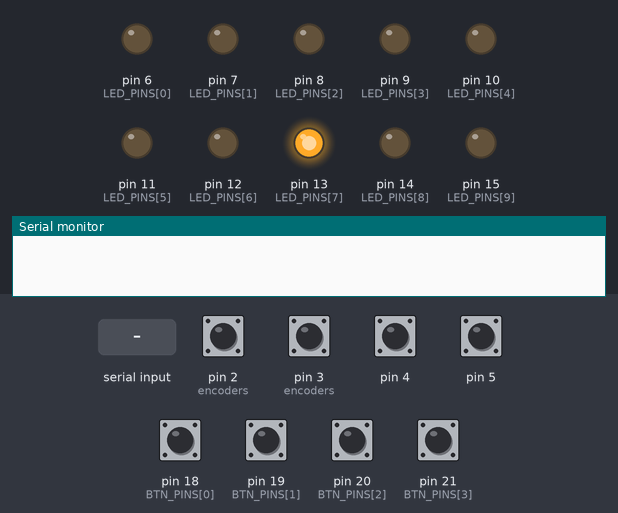
A sketch run on a simulated Arduino Leonardo, built with avr-gcc and run on an emulated ATmega32U4. Shown: output pins drawn as LEDs (lit = HIGH), the last lines printed to the serial monitor. The test bench sets the inputs (shaded band); at power-on: pin 2 (encoders), pin 3 (encoders), pin 4, pin 5, pin 18 (BTN_PINS[0]), pin 19 (BTN_PINS[1]), pin 20 (BTN_PINS[2]), pin 21 (BTN_PINS[3]) HIGH. USB keyboard and mouse output is not drawn.

Above: at 2.3 s.
2.4 s: "test\n" received over Serial
At 3.35 s:
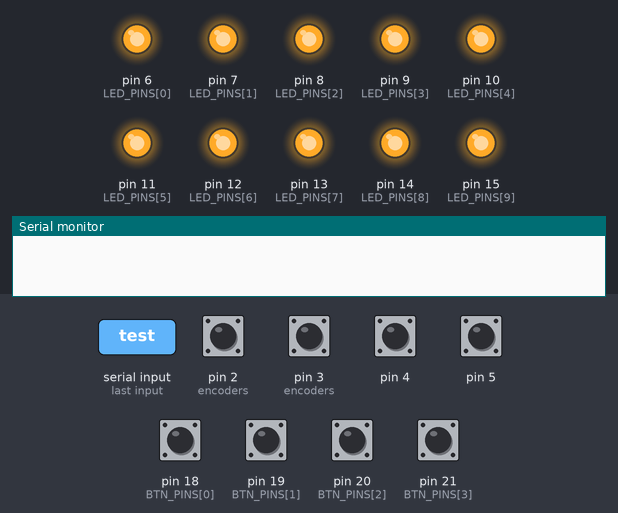
At 5.3 s:
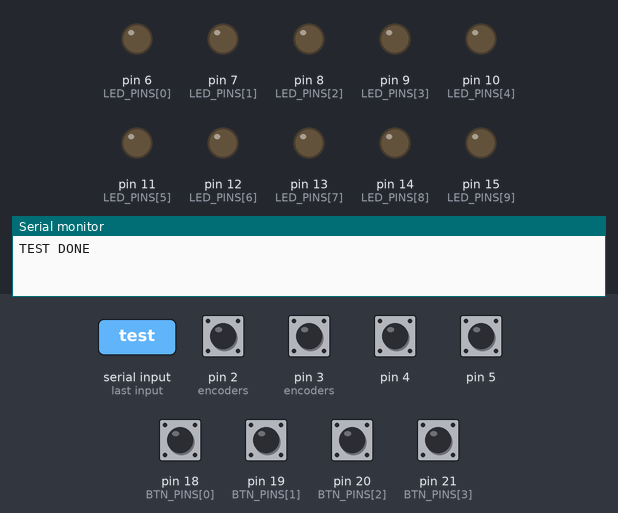
5.4 s: "events1\n" received over Serial
7.5 s: pin 18 (BTN_PINS[0]) pulled LOW for 0.15 s
9.5 s: "events0\n" received over Serial
Timing chart, 0 to 12.5 s (numbered marks = the images above; inputs shaded):
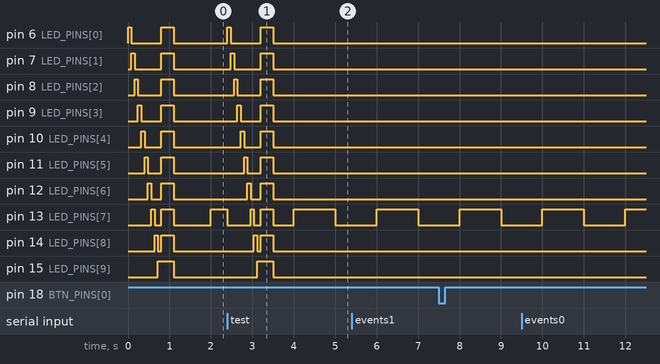

Measured:
- after the input at 2.4 s, pin 6 (LED_PINS[0]): LOW → HIGH at once, → LOW 0.08 s later, → HIGH 0.72 s later, → LOW 0.30 s later; pin 7 (LED_PINS[1]): LOW → HIGH after 0.08 s, → LOW 0.08 s later, → HIGH 0.64 s later, → LOW 0.30 s later

The sketch:

rp2040_simhub_wheel.ino
```cpp
/*
 * RP2040 SimHub steering wheel firmware — discrete single-colour LEDs version
 * ---------------------------------------------------------------------------
 * Hardware: 10x separate single-colour LEDs + 2 quadrature encoders (no push
 * switches) + 4 buttons, all on one RP2040 over USB.
 *
 * SimHub integration (no new protocol invented):
 *   Implements the documented SimHub "Standard Serial" SIMHUB_1.0 subset:
 *     (FF FF FF FF FF FF) + "proto" -> "SIMHUB_1.0\r\n"
 *     (FF FF FF FF FF FF) + "ledsc" -> "10\r\n"
 *     (FF FF FF FF FF FF) + "sleds" + 10*RGB + (FF FE FD) -> latch LEDs, no reply
 *   Serial: USB CDC, 115200 8N1. DTR/RTS are ignored.
 *
 * IMPORTANT consequence of discrete single-colour LEDs: the firmware is an
 * ON/OFF framebuffer. Each sleds slot's RGB triple is reduced to on/off via a
 * brightness threshold (max(R,G,B) >= LED_ON_THRESHOLD). SimHub colour/threshold
 * configuration still works, but colours collapse to on/off and only the
 * brightness/threshold information survives. Shift-flash works because SimHub
 * blinks the frames themselves.
 *
 * Inputs:
 *   USB HID gamepad (composite CDC+HID) for direct game use, plus optional
 *   human-readable serial event lines for CUSTOM PC software only
 *   (stock SimHub does not parse these event lines).
 *
 * Board/core:
 *   Earle Philhower arduino-pico core, Tools -> USB Stack: "Pico SDK"
 *   (gives Serial CDC + Joystick HID composite). No LED library needed.
 *
 * GPIO map (RP2040 GP numbers, 3V3 logic):
 *   GP6..GP15        -> LEDs 1..10 (GPIO -> series resistor -> LED anode,
 *                        LED cathode -> GND; active-HIGH; LED 1 = leftmost
 *                        from driver-seat view, SimHub maps RPM left-to-right)
 *   GP2 / GP3        -> Encoder 1 A / B (common to GND, INPUT_PULLUP)
 *   GP4 / GP5        -> Encoder 2 A / B (common to GND, INPUT_PULLUP)
 *   GP18..GP21       -> Buttons 1..4 (to GND, INPUT_PULLUP, active-low)
 *   GP25             -> onboard LED (status/heartbeat)
 *   GP0/GP1 left free for UART debug. Avoid GP23/24/25 for inputs.
 *   USB D+/D- are dedicated. GP16/17/22/26/27/28 remain free for expansion.
 *   Total used: 10 LED + 4 encoder + 4 button = 18 GPIOs.
 *
 * LED drive note: each GPIO drives one LED through its own resistor.
 *   Red (~2.0 Vf): 330R => ~4 mA. Green/yellow/blue/white (higher Vf):
 *   220R => ~3-6 mA. This keeps per-pin current well under the 12 mA limit
 *   and total draw modest. For high-brightness LEDs use low-side NPN/ULN2803
 *   drivers instead of direct drive (firmware unchanged, still active-HIGH).
 */

// Joystick HID is bundled with the arduino-pico core when USB stack = Pico SDK.
// If your core/menu lacks it, set ENABLE_HID to 0: LEDs + serial still work.
#define ENABLE_HID 1
#if ENABLE_HID && __has_include(<Joystick.h>)
#include <Joystick.h>
#define HAVE_JOYSTICK 1
#else
#define HAVE_JOYSTICK 0
#endif

// ------------------------------ config ------------------------------------
#define NUM_LEDS 10
const uint8_t LED_PINS[NUM_LEDS] = { 6, 7, 8, 9, 10, 11, 12, 13, 14, 15 };
#define LED_ACTIVE_HIGH 1   // 1 = GPIO HIGH lights LED (anode via resistor to GPIO)
#define LED_ON_THRESHOLD 24 // max(R,G,B) >= this => ON (SimHub dims/off fall below)
#define LED_TIMEOUT_MS 0    // 0 = hold last frame; e.g. 5000 to blank on timeout

#define ENC1_A 2
#define ENC1_B 3
#define ENC2_A 4
#define ENC2_B 5

#define NUM_BUTTONS 4
const uint8_t BTN_PINS[NUM_BUTTONS] = { 18, 19, 20, 21 };

#define BTN_DEBOUNCE_MS 20
#define ENC_PULSE_MS 80     // HID pulse length per detent
#define ENC_DEBOUNCE_US 1500

// Serial event lines for custom integration. Default OFF so the SimHub
// proto/ledsc scanner never sees interleaved async text.
// Enable by sending ASCII "events1\n" (disable with "events0\n").
#define DEFAULT_EVENTS_ENABLED 0

// HID mapping (1-based for Joystick.button()):
//   1..4  = buttons 1..4 (level)
//   5/6   = ENC1 CCW/CW (momentary pulse), 7/8 = ENC2 CCW/CW
#define HID_BTN_BASE 1
#define HID_ENC1_CCW 5
#define HID_ENC1_CW 6
#define HID_ENC2_CCW 7
#define HID_ENC2_CW 8

// ------------------------------ state -------------------------------------
static bool eventsEnabled = DEFAULT_EVENTS_ENABLED;
static uint32_t lastFrameMs = 0;
static bool frameReceived = false;
static bool ledState[NUM_LEDS];

struct DebouncedBtn {
  uint8_t pin;
  bool stable;  // true = pressed
  bool lastRaw;
  uint32_t lastChange;
};
static DebouncedBtn buttons[NUM_BUTTONS];

// Encoders: full-quadrature state machine, 4 transitions = 1 detent.
// (No push switches on these encoders: A/B quadrature only.)
struct Encoder {
  uint8_t pinA, pinB;
  uint8_t prevAB;
  int8_t accum;  // +/-4 => one detent
  uint32_t lastEdgeUs;
  uint32_t pulseUntil;
  uint8_t hidBtn;
  int dir;
};
static Encoder encoders[2];

enum ParseState : uint8_t { PS_SYNC, PS_CMD, PS_SLEDS_DATA };
static ParseState pstate = PS_SYNC;
static uint8_t syncCount = 0;
static char cmdBuf[5];
static uint8_t cmdLen = 0;
static uint8_t ledBuf[NUM_LEDS * 3];
static uint16_t ledIdx = 0;
static uint8_t termBuf[3];
static uint8_t termLen = 0;
static uint32_t frameStartMs = 0;

static const int8_t QTABLE[16] = {
   0, +1, -1,  0,
  -1,  0,  0, +1,
  +1,  0,  0, -1,
   0, -1, +1,  0
};

// ------------------------------ helpers -----------------------------------
static inline uint8_t readAB(Encoder &e) {
  uint8_t a = digitalRead(e.pinA);
  uint8_t b = digitalRead(e.pinB);
  return (uint8_t)((a << 1) | b);
}

static void hidSet(uint8_t btn, bool pressed) {
#if HAVE_JOYSTICK
  Joystick.button(btn, pressed);
#else
  (void)btn; (void)pressed;
#endif
}

static inline void writeLed(uint8_t i, bool on) {
  ledState[i] = on;
#if LED_ACTIVE_HIGH
  digitalWrite(LED_PINS[i], on ? HIGH : LOW);
#else
  digitalWrite(LED_PINS[i], on ? LOW : HIGH);
#endif
}

static void latchLeds() {
  for (uint8_t i = 0; i < NUM_LEDS; i++) {
    uint8_t r = ledBuf[i * 3], g = ledBuf[i * 3 + 1], b = ledBuf[i * 3 + 2];
    uint8_t m = r > g ? r : g;
    m = m > b ? m : b;
    writeLed(i, m >= LED_ON_THRESHOLD);
  }
  lastFrameMs = millis();
  frameReceived = true;
}

static void allLeds(bool on) {
  for (uint8_t i = 0; i < NUM_LEDS; i++) writeLed(i, on);
}

static void resetParser() {
  pstate = PS_SYNC; syncCount = 0; cmdLen = 0; ledIdx = 0; termLen = 0;
}

// Self-test: chase, then all-on, then off. Proves every LED + order.
static void selfTest() {
  allLeds(false);
  for (uint8_t i = 0; i < NUM_LEDS; i++) { writeLed(i, true); delay(80); writeLed(i, false); }
  allLeds(true); delay(300);
  allLeds(false);
}

// ------------------------------ SimHub parser ------------------------------
static void parseByte(uint8_t b) {
  uint32_t now = millis();
  switch (pstate) {
    case PS_SYNC:
      if (b == 0xFF) {
        if (++syncCount == 6) { pstate = PS_CMD; cmdLen = 0; frameStartMs = now; }
      } else {
        syncCount = 0;
      }
      break;
    case PS_CMD:
      if (cmdLen < 5) {
        cmdBuf[cmdLen++] = (char)b;
        if (cmdLen == 5) {
          if (memcmp(cmdBuf, "proto", 5) == 0) {
            Serial.print("SIMHUB_1.0\r\n");
            resetParser();
          } else if (memcmp(cmdBuf, "ledsc", 5) == 0) {
            Serial.print(NUM_LEDS);
            Serial.print("\r\n");
            resetParser();
          } else if (memcmp(cmdBuf, "sleds", 5) == 0) {
            ledIdx = 0; termLen = 0; pstate = PS_SLEDS_DATA;
          } else {
            resetParser();
          }
        }
      }
      if (now - frameStartMs > 100) resetParser();
      break;
    case PS_SLEDS_DATA:
      if (ledIdx < sizeof(ledBuf)) {
        ledBuf[ledIdx++] = b;
      } else if (termLen < 3) {
        termBuf[termLen++] = b;
        if (termLen == 3) {
          if (termBuf[0] == 0xFF && termBuf[1] == 0xFE && termBuf[2] == 0xFD) latchLeds();
          resetParser();
        }
      }
      if (now - frameStartMs > 100) resetParser();
      break;
  }
}

// ------------------------------ inputs ------------------------------------
static void pollButtons(uint32_t now) {
  for (uint8_t i = 0; i < NUM_BUTTONS; i++) {
    DebouncedBtn &bt = buttons[i];
    bool raw = (digitalRead(bt.pin) == LOW);
    if (raw != bt.lastRaw) { bt.lastRaw = raw; bt.lastChange = now; }
    if ((now - bt.lastChange) >= BTN_DEBOUNCE_MS && raw != bt.stable) {
      bt.stable = raw;
      hidSet((uint8_t)(HID_BTN_BASE + i), raw);
      if (eventsEnabled) {
        Serial.print("BTN ");
        Serial.print(i + 1);
        Serial.println(raw ? " PRESSED" : " RELEASED");
      }
    }
  }
}

static void encoderDetent(Encoder &e, int dir, int idx, uint32_t now) {
  e.dir = dir;
  uint8_t hid = (idx == 0) ? (dir > 0 ? HID_ENC1_CW : HID_ENC1_CCW)
                           : (dir > 0 ? HID_ENC2_CW : HID_ENC2_CCW);
  if (e.hidBtn && e.hidBtn != hid) hidSet(e.hidBtn, false);
  e.hidBtn = hid;
  hidSet(hid, true);
  e.pulseUntil = now + ENC_PULSE_MS;
  if (eventsEnabled) {
    Serial.print("ENC ");
    Serial.print(idx + 1);
    Serial.println(dir > 0 ? " +1" : " -1");
  }
}

static void pollEncoders(uint32_t now) {
  uint32_t nowUs = micros();
  for (uint8_t i = 0; i < 2; i++) {
    Encoder &e = encoders[i];
    uint8_t cur = readAB(e);
    if (cur != e.prevAB) {
      if (nowUs - e.lastEdgeUs >= ENC_DEBOUNCE_US) {
        e.accum += QTABLE[(uint8_t)((e.prevAB << 2) | cur) & 0x0F];
        e.prevAB = cur;
        e.lastEdgeUs = nowUs;
        if (e.accum >= 4) { e.accum = 0; encoderDetent(e, +1, i, now); }
        else if (e.accum <= -4) { e.accum = 0; encoderDetent(e, -1, i, now); }
      }
    }
    if (e.hidBtn && (int32_t)(now - e.pulseUntil) >= 0) {
      hidSet(e.hidBtn, false);
      e.hidBtn = 0;
    }
  }
}

// ------------------------------ setup/loop --------------------------------
void setup() {
  pinMode(LED_BUILTIN, OUTPUT);
  digitalWrite(LED_BUILTIN, HIGH);
  Serial.begin(115200);

  for (uint8_t i = 0; i < NUM_LEDS; i++) {
    pinMode(LED_PINS[i], OUTPUT);
#if LED_ACTIVE_HIGH
    digitalWrite(LED_PINS[i], LOW);
#else
    digitalWrite(LED_PINS[i], HIGH);
#endif
    ledState[i] = false;
  }

#if HAVE_JOYSTICK
  Joystick.begin(false);
#endif

  for (uint8_t i = 0; i < NUM_BUTTONS; i++) {
    buttons[i].pin = BTN_PINS[i];
    pinMode(BTN_PINS[i], INPUT_PULLUP);
    bool raw = (digitalRead(BTN_PINS[i]) == LOW);
    buttons[i].stable = raw; buttons[i].lastRaw = raw;
    buttons[i].lastChange = millis();
    hidSet((uint8_t)(HID_BTN_BASE + i), raw);
  }

  encoders[0] = { ENC1_A, ENC1_B, 0, 0, 0, 0, 0, 0 };
  encoders[1] = { ENC2_A, ENC2_B, 0, 0, 0, 0, 0, 0 };
  for (uint8_t i = 0; i < 2; i++) {
    pinMode(encoders[i].pinA, INPUT_PULLUP);
    pinMode(encoders[i].pinB, INPUT_PULLUP);
    encoders[i].prevAB = readAB(encoders[i]);
    encoders[i].lastEdgeUs = micros();
  }

  selfTest();  // visual proof all 10 LEDs + order work before SimHub connects
  digitalWrite(LED_BUILTIN, LOW);
  lastFrameMs = millis();
}

static char lineBuf[32];
static uint8_t lineLen = 0;

static void handleLine(const char *line) {
  if (strcmp(line, "events1") == 0) { eventsEnabled = true; Serial.println("EVENTS ON"); }
  else if (strcmp(line, "events0") == 0) { eventsEnabled = false; Serial.println("EVENTS OFF"); }
  else if (strcmp(line, "test") == 0) { selfTest(); Serial.println("TEST DONE"); }
  else if (strcmp(line, "ping") == 0) { Serial.println("pong"); }
}

void loop() {
  uint32_t now = millis();
  while (Serial.available()) {
    int c = Serial.read();
    if (c < 0) break;
    uint8_t b = (uint8_t)c;
    bool inFrame = (pstate != PS_SYNC) || (b == 0xFF);
    if (inFrame) {
      parseByte(b);
      lineLen = 0;
    } else {
      parseByte(b);
      if (b == '\n') {
        uint8_t n = lineLen < sizeof(lineBuf) - 1 ? lineLen : sizeof(lineBuf) - 1;
        lineBuf[n] = '\0';
        if (n && lineBuf[n - 1] == '\r') lineBuf[n - 1] = '\0';
        handleLine(lineBuf);
        lineLen = 0;
      } else if (lineLen < sizeof(lineBuf) - 1) {
        lineBuf[lineLen++] = (char)b;
      } else {
        lineLen = 0;
      }
    }
  }

#if LED_TIMEOUT_MS
  if (frameReceived && (now - lastFrameMs > LED_TIMEOUT_MS)) {
    allLeds(false);
    frameReceived = false;
  }
#else
  (void)frameReceived; (void)lastFrameMs;
#endif

  pollButtons(now);
  pollEncoders(now);

#if HAVE_JOYSTICK
  Joystick.send_now();
#endif

  digitalWrite(LED_BUILTIN, (now / 1000) % 2 == 0 ? HIGH : LOW);
}
```
